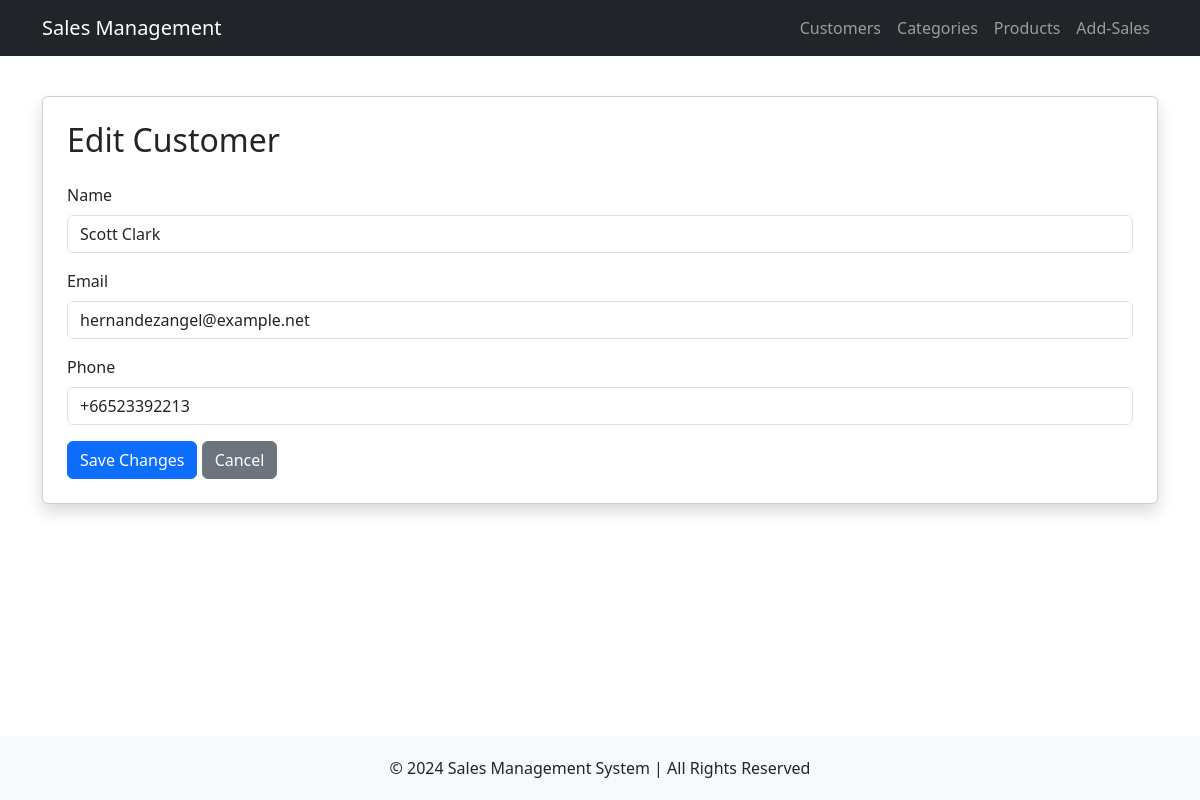
/edit_customer/1, run on the app's committed database.
### tables this page shows
CREATE TABLE Customers (
    cus_id INTEGER PRIMARY KEY AUTOINCREMENT NOT NULL UNIQUE,
    name VARCHAR(30) NOT NULL,
    email VARCHAR(50) UNIQUE,
    tel VARCHAR(15) UNIQUE
);

### routes/customers.py (the view, shortened to what this page needs)
@customer_bp.route('/edit_customer/<int:cus_id>', methods=['GET', 'POST'])
def edit_customer(cus_id):
    try:
        conn = get_db_connection()
        customer = conn.execute('SELECT * FROM Customers WHERE cus_id = ?', (cus_id,)).fetchone()
        conn.close()
        return render_template('edit_customer.html', customer=customer)
    except Exception as e:
        flash(f"Error updating customer: {str(e)}", 'danger')
        return redirect(url_for('customer_bp.customers'))

### routes/customers.py (called while the page is built)
def get_db_connection():
    conn = sqlite3.connect(DATABASE)
    conn.row_factory = sqlite3.Row
    return conn

### templates/edit_customer.html
{% extends 'base.html' %}
{% block content %}
    <div class='card shadow p-4'>
        <h2 class='mb-4'>Edit Customer</h2>
        <form action='' method='post'>
            <div class='mb-3'>
                <label class='form-label'>Name</label>
                <input type='text' name='name' value='{{ customer["name"] }}' required class='form-control'>
            </div>
            <div class='mb-3'>
                <label class='form-label'>Email</label>
                <input type='email' name='email' value='{{ customer["email"] }}' required class='form-control'>
            </div>
            <div class='mb-3'>
                <label class='form-label'>Phone</label>
                <input type='text' name='tel' value='{{ customer["tel"] }}' required class='form-control'>
            </div>
            <button type='submit' class='btn btn-primary'>Save Changes</button>
            <a href='/customers' class='btn btn-secondary'>Cancel</a>
        </form>
    </div>
{% endblock %}

### templates/base.html (style rules this page uses)
body { display: flex; flex-direction: column; min-height: 100vh; }

### data on the page
Customers: name "Scott Clark", email "hernandezangel@example.net", tel "+66523392213"
